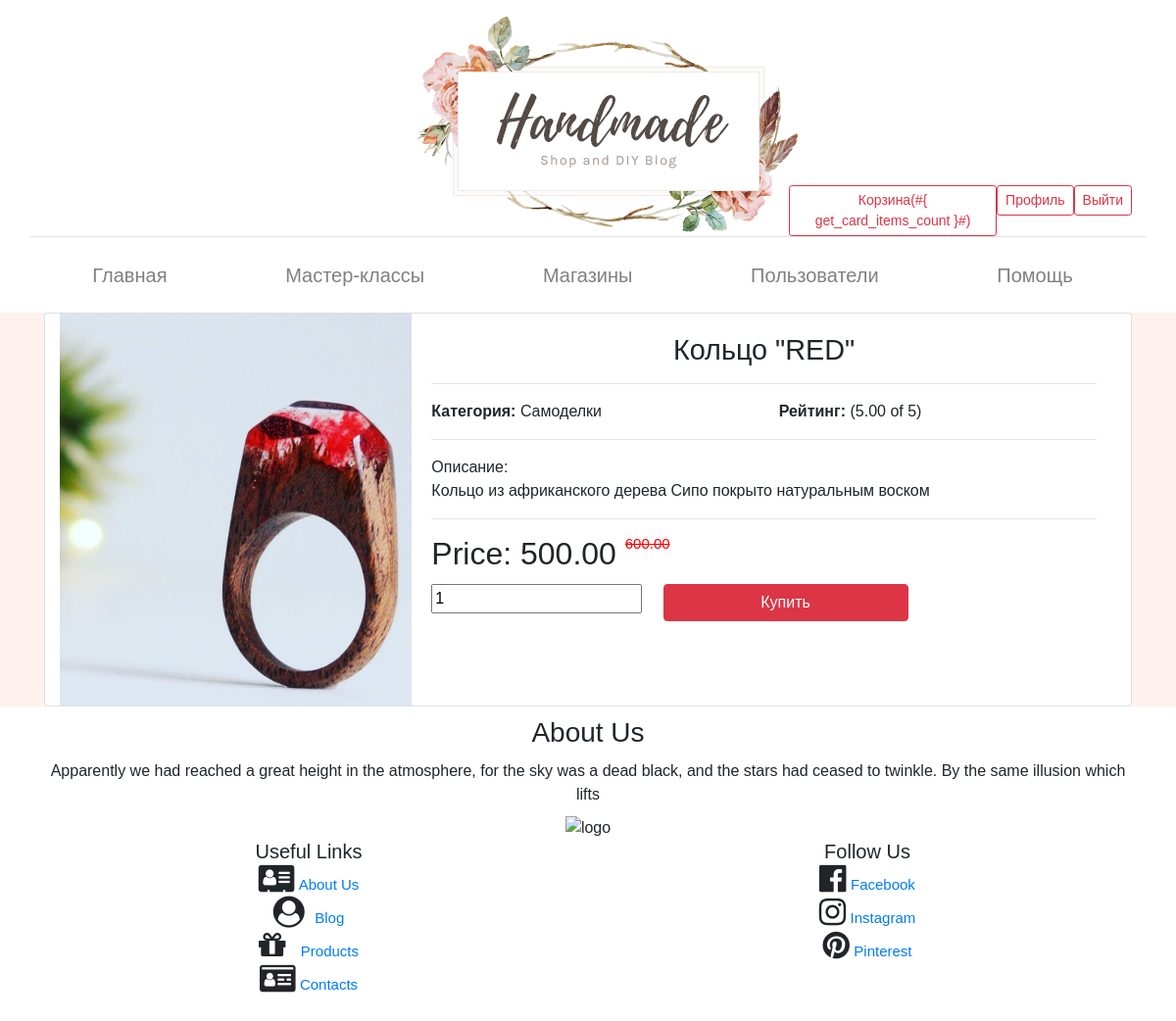
The page /shops/product/1/ (signed in) on the database its author committed.
### creative_shop/models.py (models this page shows, shortened)
class Product(models.Model):
    db_table = "shops_products"
    rating = models.DecimalField(max_digits=7, decimal_places=2, default=0.00)
    shop = models.ForeignKey(Shop, related_name="products", on_delete=models.CASCADE)
    category = models.ForeignKey(ProductCategory, related_name="products", on_delete=models.CASCADE, null=True)
    name = models.CharField(max_length=255, default="Название товара", blank=True)
    description = models.TextField(default="Описание товара", blank=True)
    old_price = models.DecimalField(max_digits=10, decimal_places=2)
    new_price = models.DecimalField(max_digits=10, decimal_places=2)
    photo_filename = models.ImageField(upload_to='product_photo', blank=True)
    created_at = models.DateTimeField(auto_now_add=True)
    updated_at = models.DateTimeField(auto_now_add=True)

class ProductCategory(models.Model):
    db_table = "shops_products_category"
    name = models.CharField(max_length=75)

### creative_shop/views.py (the view)
# urls.py: path('product/<int:product_id>/', views.product, name='product'),
@login_required(login_url='/auth/')
def product(request, product_id):
    product_obj = Product.objects.filter(id=product_id).first()
    delivery_methods = DeliveryMethod.objects.all()
    if not product_obj:
        return redirect('home_page')
    return render(request, 'shop_product.html', context={'product': product_obj, 'delivery_methods': delivery_methods})

### creative_shop/templates/shop_product.html (shortened to what this page needs)
{% extends 'base_template.html' %}
{% load static %}
{% block content %}
    <div class="container" id="SecondAPP" ng-app="MyApplication" ng-controller="ProductController">
        <div class="card col-12">
            <div class="row no-gutters">
                <div class="col-md-4 text-center" style="overflow: hidden;">
                    <img src="{% static product.photo_filename.url %}" alt="Product" height="400px;">
                </div>
                <div class="col-md-8">
                    <div class="card-body">
                        <div class="row" style="">
                            <div class="col-12" style="text-align:center;">
                                <h4 style=""><big>{{ product.name }}</big></h4>
                            </div>
                        </div>
                        <hr>
                        <div class="row">
                            <div class="col-6"><span
                                    class="font-weight-bold">Категория:</span> {{ product.category.name }}</div>
                            <div class="col-6"><span class="font-weight-bold">Рейтинг:</span> ({{ product.rating }} of
                                5)
                            </div>
                        </div>
                        <hr>
                        <p>Описание:</p>
                        <p>{{ product.description }}</p>
                        <hr>
                        <h2 class="card-title">
                            <span>Price: {{ product.new_price }}</span>
                            <small>
                                <del style="font-size: 15px; color:red; vertical-align:top">
                                    {{ product.old_price }}
                                </del>
                            </small>
                        </h2>
                        <div class="row">
                            {% if user.is_authenticated or user.id %}
                                <div class="col-12 col-md-4">
                                    <input type="number" ng-model="buy_data.product_count" min="1" value="1"
                                           ng-change="validateCount()">
                                </div>
                                <div class="col-12 col-md-8">
                                    <button type="button" class="btn btn-danger" style="width: 250px;"
                                            ng-click="add_to_card()">Купить
                                    </button>
                                </div>
                            {% endif %}
                        </div>
                    </div>
                </div>
            </div>
        </div>
    </div>
{% endblock %}

### static/css/style.css (style rules this page uses)
html, body { font-size: 100%; background:#fff1ed; font-family: 'Oswald', sans-serif; }
h1,h2,h3,h4,h5,h6 { margin:0; }
p { margin:0; }

### rows shown on the page
Product: photo_filename (picture), name "Кольцо \"RED\"", category.name "Самоделки", rating "5.00", description "Кольцо из африканского дерева Сипо покрыто натуральным воском", new_price "500.00", old_price "600.00"
